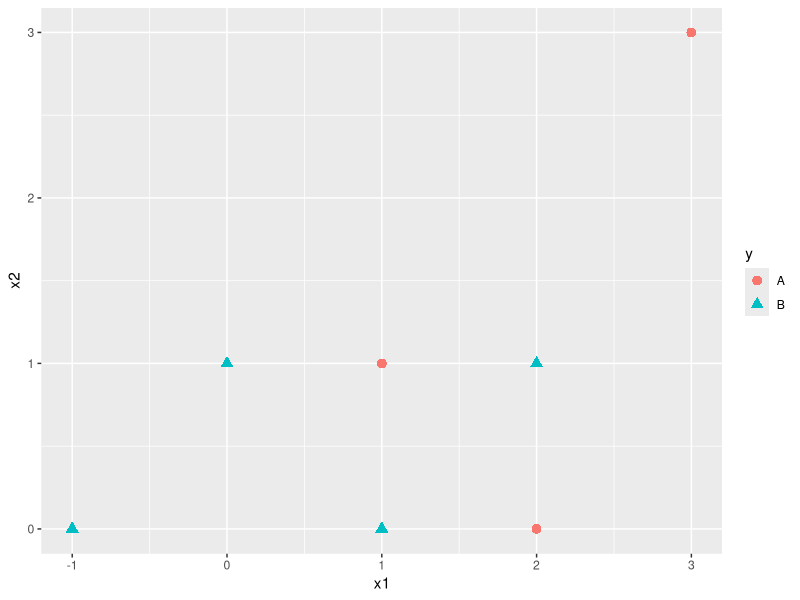

The R source for this figure:
## ---- chunk 1
library(knitr)
knitr::opts_chunk$set(echo = TRUE,tidy=TRUE,message=FALSE,warning=FALSE,strip.white=TRUE,prompt=FALSE,
                      cache=TRUE, size="scriptsize")

## ---- chunk 2
library(kableExtra)
knnframe = data.frame(x1 = c(3, 2, 1, 0, -1, 2, 1), x2 = c(3, 0, 1, 1, 0, 1, 0),  
                      y=as.factor(c("A", "A", "A", "B", "B", "B", "B")))
print(knnframe)

library(ggplot2)
ggplot(knnframe,aes(x=x1,y=x2)) + geom_point(aes(color=y, shape=y), size = 3)
